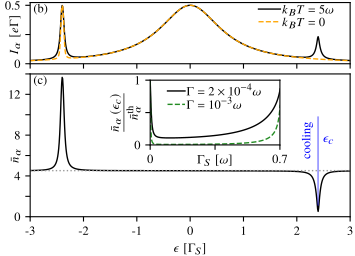

Reproduce this figure in Python.
from sys import argv
import os
import matplotlib as mpl

mpl.use('pgf')

preamble = [
    r'\usepackage{pgf}', 
    r'\usepackage{amssymb}', 
    r'\usepackage{amsmath}',
    r'\usepackage{newtxtext,newtxmath}', 
    r'\usepackage{fontenc}', 
    r'\usepackage{inputenc}', 
    r'\DeclareUnicodeCharacter{2212}{-}'
]

mpl_settings = {
    'text.usetex': False,
    'font.family': 'serif',
    'pgf.texsystem': 'pdflatex',
    'font.size': 9,
    'pgf.preamble': preamble
}

TEXTWIDTH = 6.29  # Textwidth in inches

defaults = {
    'width': 9/2.54,
    'height': 6.5/2.54,
}

import matplotlib.pyplot as plt
import matplotlib.gridspec as gridspec

plt.rcParams.update(mpl_settings)
from mpl_toolkits.axes_grid1.inset_locator import inset_axes
import numpy as np

filename = os.path.splitext(argv[0])[0]

def load_data():
    dataDict = {}
    parDict = {}
    varDict = {}
    datapaths = argv[1:]

    for idx, data in enumerate(datapaths):
        labelLst = list()
        dataset = np.loadtxt(data)
        for nidx, line in enumerate(open(data, 'r')):
            if nidx == 2:
                parDict[idx] = eval(line[1:].strip())
            if nidx == 4:
                varDict[idx] = eval(line[1:].strip())
            if nidx == 10:
                labelLst = eval(line[1:].strip())
        dataDict[idx] = dict((k, v) for k, v in zip(labelLst, dataset.T))
        dataDict[idx]['filename'] = data

    return parDict, varDict, dataDict

def plot_data(**kwargs):
    # Load data
    parDict, varDict, dataDict = load_data()

    # Define figure layout
    fig = plt.figure(figsize=(defaults['width'], defaults['height']))
    gs = gridspec.GridSpec(2, 1, height_ratios=[0.3, 0.7])
    ax1 = fig.add_subplot(gs[0, 0])  # Current
    ax2 = fig.add_subplot(gs[1, 0])  # Photon occupation
    axins = inset_axes(ax2, loc=1, width=1.3, height=0.65,
                       bbox_to_anchor=(0.8, 1), borderpad=0.5,
                       bbox_transform=ax2.transAxes
            )

    # Plot curves
    p = parDict # shorthand
    nB = lambda x: 1. / (np.exp(x) - 1)     # Bose function
    ABS = lambda i, sgn, n, m: 0.5 * sgn * np.sqrt((n * p[i]['wL'] + m * p[i]['wR'])**2 - 2 * p[i]['GS']**2) # Andreev addition energy

    ax1.plot(dataDict[0]['eps'], dataDict[0]['IL']/1e-3, lw=1., c='k', label=r'$k_BT=5\omega$')
    ax1.plot(dataDict[1]['eps'], dataDict[1]['IL']/1e-3, lw=1., c='orange', ls='--', label=r'$k_BT = 0$')
    ax2.plot(dataDict[0]['eps'], dataDict[0]['nOscL'], lw=1., c='k')
    ax2.axhline(y=nB(p[0]['wL'] / p[0]['TL']), color='0.6', ls=':', lw=1.)
    ax2.axvline(x=ABS(0,1,1,0), ymin=0.08, ymax=0.7, color='b', lw=0.5)

    axins.plot(dataDict[2]['GS'], dataDict[2]['nOscL']/nB(p[2]['wL']/p[2]['TL']), lw=1., c='k', label=r'$\Gamma=2\times 10^{-4}\omega$')
    axins.plot(dataDict[3]['GS'], dataDict[3]['nOscL']/nB(p[3]['wL']/p[3]['TL']), lw=1., c='ForestGreen', ls='--', label=r'$\Gamma=10^{-3}\omega$')


    # Adjustments
    ax1.set_xlim(-3, 3)
    ax1.set_ylim(bottom=0)
    ax1.set_ylabel(r'$I_\alpha\ [e\Gamma]$')
    ax1.set_yticks([0, 0.25, 0.5])
    ax1.set_yticklabels([0, '', 0.5])
    ax1.set_xticks(range(-3,4))
    ax1.set_xticklabels([])
    ax1.yaxis.set_label_coords(0., 0.25, transform=ax1.yaxis.get_ticklabels()[0].get_transform())

    ax2.set_xlim(-3, 3)
    ax2.set_ylim(bottom=0, top=14)
    ax2.set_xlabel(r'$\epsilon\ [\Gamma_S]')
    ax2.set_ylabel(r'$\bar{n}_\alpha$')
    ax2.set_yticks(range(0,16,2))
    ax2.set_yticklabels([0, '', 4, '', 8, '', 12, ''])
    ax2.yaxis.set_label_coords(0., 6, transform=ax2.yaxis.get_ticklabels()[0].get_transform())

    axins.set_xlim(0, 0.7)
    axins.set_ylim(0, 1)
    axins.set_xticks(np.linspace(0,0.7,3))
    axins.set_xticklabels([0,'',0.7])
    axins.set_yticks(np.linspace(0,1,3))
    axins.set_yticklabels([0,'',1])
    axins.set_xlabel(r'$\Gamma_S\ [\omega]$')
    axins.xaxis.set_label_coords(0.35,0, transform=axins.xaxis.get_ticklabels()[0].get_transform())
    axins.set_ylabel(r'$\frac{\bar{n}_{\alpha}\left(\epsilon_{c}\right)}{\bar{n}_{\alpha}^{\text{th}}}$')
    axins.yaxis.set_label_coords(0.,0.5, transform=axins.yaxis.get_ticklabels()[0].get_transform())


    # Legends
    ax1.legend(loc=3, bbox_to_anchor=(0.7, 0.5), labelspacing=0.1, 
               columnspacing=0.85, borderpad=0.35, handletextpad=0.1,
               ncol=1,handlelength=1.75, borderaxespad=0.,frameon=False)
    axins.legend(
        loc=3,
        bbox_to_anchor=(0.1, 0.45),
        labelspacing=0.1,
        columnspacing=0.85,
        borderpad=0.35,
        handletextpad=0.1,
        ncol=1,
        handlelength=1.4,
        borderaxespad=0.,
        frameon=False)


    # Letters and annotations
    ax1.annotate('(b)', xy=(0.01, 0.84), xycoords='axes fraction')
    ax2.annotate('(c)', xy=(0.01, 0.93), xycoords='axes fraction')
    ax2.annotate('cooling', xy=(2.398-0.2, 7.5), xycoords='data', rotation=90, color='blue', ha='center', va='center')
    ax2.annotate(r'$\epsilon_c$', xy=(2.398+0.2, 7.5), xycoords='data', color='blue', ha='center', va='center')


    plt.subplots_adjust(left=0.085,bottom=0.15, right=0.99, top=0.99, wspace=0.4, hspace=0.10 )
    plt.savefig(f'{filename}.pdf', facecolor='none', edgecolor='none', dpi=400)


if __name__ == '__main__':
    plot_data()
#     setIdx = 0
#     p = paramDict[setIdx]
#     GS = p['GS']
#     GN = p['GNL']
#     plot(
#         dataDict[setIdx][xKey(setIdx)],
#         dataDict[setIdx]['IL'],
#         'k-',
#         lw=lw,
#         label='rT={0}'.format('%.1f' % (p['TL'] / p['wL'])))

#     setIdx = 1
#     p = paramDict[setIdx]
#     plot(
#         dataDict[setIdx][xKey(setIdx)],
#         dataDict[setIdx]['IL'],
#         'r--',
#         lw=lw,
#         label='rT={0}'.format('%.1f' % (p['TL'] / p['wL'])))
#     ylabel('IL', fontsize=yfsize, labelpad=1.2)
#     xlim(-3 * GS, 3 * GS)
#     ylim(0, 0.5 * GN)

#     lgd = legend(
#         loc=3,
#         bbox_to_anchor=(0.6, 0.56),
#         labelspacing=0.1,
#         columnspacing=0.85,  #0.21, 0.74
#         borderpad=0.35,
#         handletextpad=0.1,
#         ncol=1,
#         handlelength=1.75,
#         borderaxespad=0.,
#         frameon=False)
#     [setp(ltxt, fontsize=lgdsize) for ltxt in lgd.get_texts()]

#     #------
#     sub[1] = subplot2grid((3, 1), (1, 0), rowspan=2)
#     setIdx = 0
#     p = paramDict[setIdx]
#     plot(
#         dataDict[setIdx][xKey(setIdx)], dataDict[setIdx]['nOscL'], 'k-', lw=lw)
#     ylabel('nOscL', fontsize=yfsize, labelpad=0.)

#     xlabel(xKey(setIdx), fontsize=xfsize, labelpad=0.)
#     xlim(-3 * GS, 3 * GS)
#     ylim(0, 14)

#     nB = lambda x: 1. / (exp(x) - 1)
#     axhline(y=nB(p['wL'] / p['TL']), color='0.6', ls=':', lw=lw)

#     ABS = lambda sgn, n, m: 0.5 * sgn * sqrt((n * p['wL'] + m * p['wR'])**2 - 2 * p['GS']**2)
#     epsCooling = ABS(1, 1, 0)
#     axvline(x=epsCooling, ymin=0.08, ymax=0.4, color='b', ls='-', lw=0.4)

#     #------
#     axins = inset_axes(
#         sub[1],
#         loc=3,
#         width=1.25,
#         height=0.82,
#         bbox_to_anchor=(0.43, 0.35),
#         bbox_transform=sub[1].figure.transFigure)
#     psList = ['k-', 'g-.']
#     for nidx, setIdx in enumerate([2, 3]):
#         p = paramDict[setIdx]
#         nTH = nB(p['wL'] / p['TL'])
#         wL = p['wL']
#         Y = dataDict[setIdx]['nOscL'] / (nB(p['wL'] / p['TL']) + 0.)
#         lbl = 'rGN={0}m'.format(p['GNL'] / 1e-3)
#         plot(dataDict[setIdx][xKey(setIdx)], Y, psList[nidx], lw=lw, label=lbl)
#         xlim(0 * wL, 0.7 * wL)
#     ylim(0, 1)

#     lgd = legend(
#         loc=3,
#         bbox_to_anchor=(0.1, 0.575),
#         labelspacing=0.1,
#         columnspacing=0.85,
#         borderpad=0.35,
#         handletextpad=0.1,
#         ncol=1,
#         handlelength=1.4,
#         borderaxespad=0.,
#         frameon=False)
#     [setp(ltxt, fontsize=lgdsize) for ltxt in lgd.get_texts()]

#     #================================
#     axins.annotate(
#         'GSInwL',
#         xy=(0.3, -0.22),
#         xycoords='axes fraction',
#         fontsize=lblsize,
#     )
#     #   axins.annotate(
#     #       'nLNorm',
#     #       xy=(0.1, 0.36),
#     #       xycoords='axes fraction',
#     #       fontsize=lblsize,
#     #   )
#     sub[0].annotate(
#         'A',
#         xy=(0.01, 0.86),
#         xycoords='axes fraction',
#         fontsize=lblsize,
#     )
#     sub[1].annotate(
#         'B',
#         xy=(0.01, 0.93),
#         xycoords='axes fraction',
#         fontsize=lblsize,
#     )
#     sub[1].annotate(
#         'cooling',
#         xy=(0.835, 0.21),
#         xycoords='axes fraction',
#         fontsize=lblsize,
#         rotation=90)
#     sub[1].annotate(
#         'epsCooling',
#         xy=(0.905, 0.355),
#         xycoords='axes fraction',
#         fontsize=lblsize)

#     setIdx = 2
#     p = paramDict[setIdx]
#     unitX = p['wL']
#     XTickLst = arange(0 * unitX, 0.7 * unitX + unitX / 10., 0.35 * unitX)
#     XTickLblLst = [
#         '%.1f' % (l / unitX) if n % 2 == 0 else ''
#         for n, l in enumerate(XTickLst)
#     ]
#     axins.set_xticks(XTickLst)
#     axins.set_xticklabels(XTickLblLst)

#     YTickLst = arange(0, 1 + 0.25, 0.25)
#     YTickLblLst = [
#         '%.1f' % (l) if n % 2 == 0 else '' for n, l in enumerate(YTickLst)
#     ]
#     axins.set_yticks(YTickLst)
#     axins.set_yticklabels(YTickLblLst)
#     axins.tick_params(pad=1.2)
#     axins.set_ylabel('nLNorm', labelpad=10)



#     subplots_adjust(
#         left=0.12, bottom=0.095, right=0.995, top=0.99, wspace=0.4, hspace=0.10)
